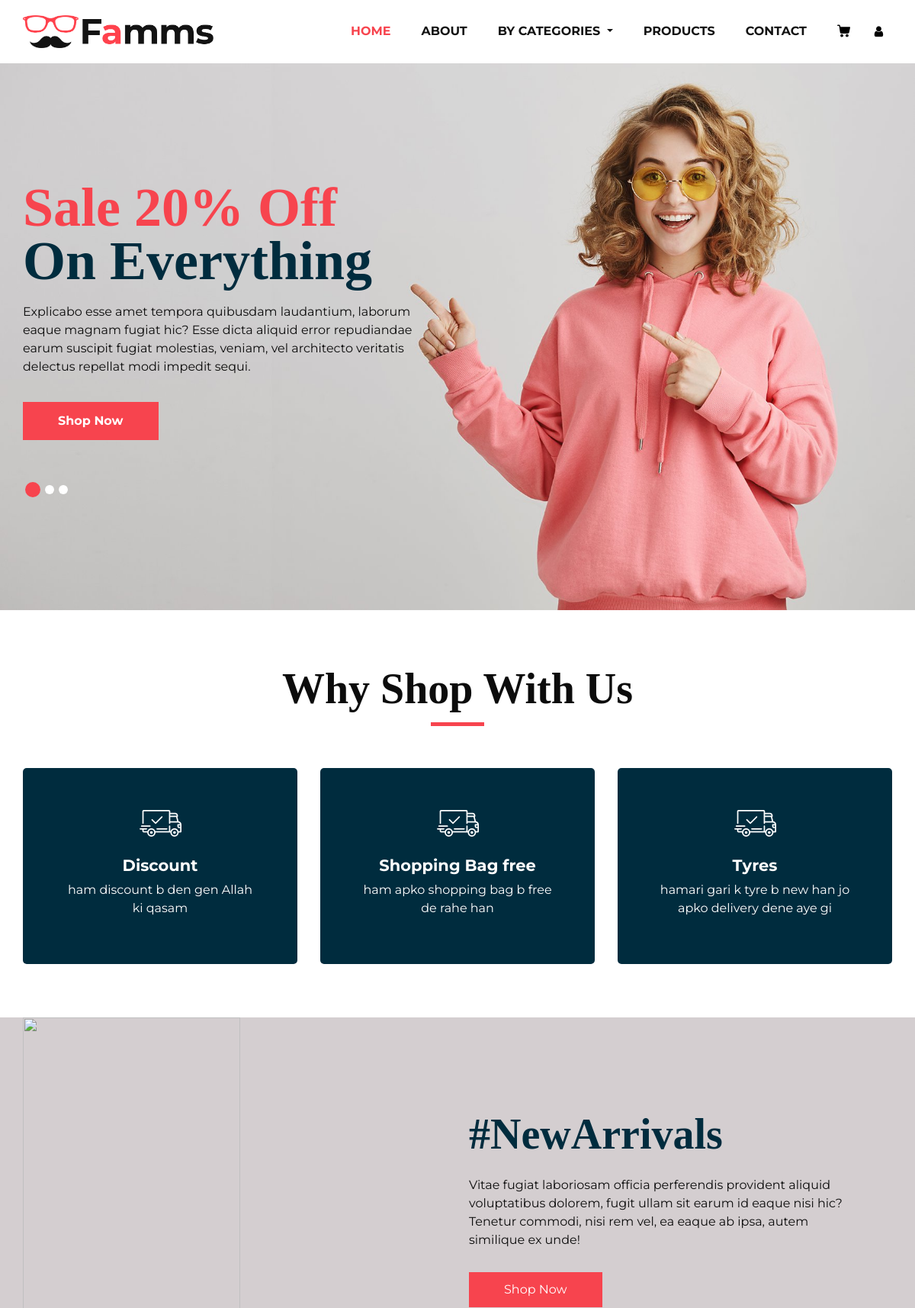
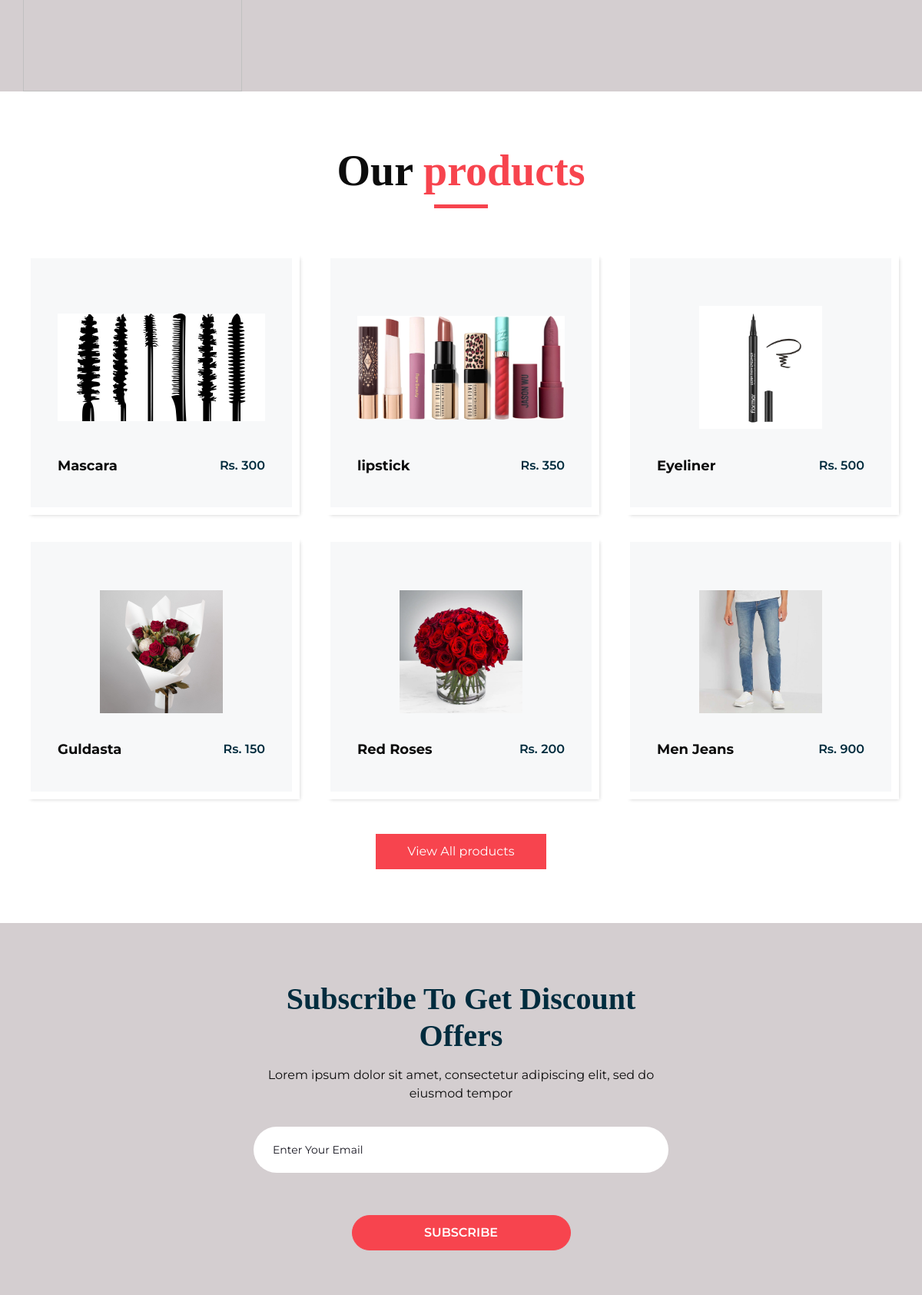
Screenshot of /userTeheme/user/index.php (upper part) with the database file from the repository (2 pictures, top to bottom).
### tables this page shows
CREATE TABLE `about` (
  `id` int(11) NOT NULL,
  `heading` varchar(255) NOT NULL,
  `description` text NOT NULL
);

CREATE TABLE `table_product` (
  `id` int(11) NOT NULL,
  `product_Name` varchar(255) NOT NULL,
  `product_Price` bigint(20) NOT NULL,
  `product_Quantity` tinyint(4) NOT NULL,
  `product_Category` int(11) NOT NULL,
  `product_Image` varchar(255) NOT NULL
);

### userTeheme/user/index.php (the view, shortened to what this page needs)
<?php
include_once '../header.php';
?>
<section class="slider_section ">
       <div class="slider_bg_box">
          <img src="images/slider-bg.jpg" alt="">
       </div>
       <div id="customCarousel1" class="carousel slide" data-ride="carousel">
          <div class="carousel-inner">
             <div class="carousel-item active">
                <div class="container ">
                   <div class="row">
                      <div class="col-md-7 col-lg-6 ">
                         <div class="detail-box">
                            <h1>
                               <span>
                               Sale 20% Off
                               </span>
                               <br>
                               On Everything
                            </h1>
                            <p>
                               Explicabo esse amet tempora quibusdam laudantium, laborum eaque magnam fugiat hic? Esse dicta aliquid error repudiandae earum suscipit fugiat molestias, veniam, vel architecto veritatis delectus repellat modi impedit sequi.
                            </p>
                            <div class="btn-box">
                               <a href="" class="btn1">
                               Shop Now
                               </a>
                            </div>
                         </div>
                      </div>
                   </div>
                </div>
             </div>
          </div>
          <div class="container">
             <ol class="carousel-indicators">
                <li data-target="#customCarousel1" data-slide-to="0" class="active"></li>
                <li data-target="#customCarousel1" data-slide-to="1"></li>
                <li data-target="#customCarousel1" data-slide-to="2"></li>
             </ol>
          </div>
       </div>
    </section>
 </div>
 <section class="why_section layout_padding">
    <div class="container">
       <div class="heading_container heading_center">
          <h2>
             Why Shop With Us
          </h2>
       </div>
       <div class="row">
          <?php
          include_once '../../conn.php';
           $fetch_query = "select * from about order by id desc limit 3";
           $execute = mysqli_query($conn, $fetch_query);
           $row = mysqli_num_rows($execute);
           if($row > 0 ){
             while($data = mysqli_fetch_array($execute)){
                ?>
                    <div class="col-md-4">
             <div class="box ">
                <div class="img-box">
                </div>
                <div class="detail-box">
                   <h5>
                      <?php echo $data[1]; ?>
                   </h5>
                   <p>
                   <?php echo $data[2]; ?>
                   </p>
                </div>
             </div>
          </div>
                <?php
             }
           }
          ?>
       </div>
    </div>
 </section>
 <section class="arrival_section">
    <div class="container">
       <div class="box">
          <div class="arrival_bg_box">
             <img src="images/arrival-bg.png" alt="">
          </div>
          <div class="row">
             <div class="col-md-6 ml-auto">
                <div class="heading_container remove_line_bt">
                   <h2>
                      #NewArrivals
                   </h2>
                </div>
                <p style="margin-top: 20px;margin-bottom: 30px;">
                   Vitae fugiat laboriosam officia perferendis provident aliquid voluptatibus dolorem, fugit ullam sit earum id eaque nisi hic? Tenetur commodi, nisi rem vel, ea eaque ab ipsa, autem similique ex unde!
                </p>
                <a href="">
                Shop Now
                </a>
             </div>
          </div>
       </div>
    </div>
 </section>
 <section class="product_section layout_padding">
    <div class="container">
       <div class="heading_container heading_center">
          <h2>
             Our <span>products</span>
          </h2>
       </div>
       <div class="row">
           <?php
           $select_product = "SELECT * FROM table_product limit 6";
           $execute_product = mysqli_query($conn, $select_product);
           $rows = mysqli_num_rows($execute_product);
           if($rows > 0){
             while($data = mysqli_fetch_array($execute_product)){
                ?>
          <div class="col-sm-6 col-md-4 col-lg-4">
             <div class="box">
                <div class="img-box">
                   <img src="<?php echo $data[5]?>" alt="">
                </div>
                <div class="detail-box">
                   <h5>
                      <?php echo $data[1]?>
                   </h5>
                   <h6>
                  Rs. <?php echo $data[2]?>
                   </h6>
                </div>
             </div>
          </div>
                <?php
             }
           }
           ?>
       </div>
       <div class="btn-box">
          <a href="">
          View All products
          </a>
       </div>
    </div>
 </section>
 <section class="subscribe_section">
    <div class="container-fuild">
       <div class="box">
          <div class="row">
             <div class="col-md-6 offset-md-3">
                <div class="subscribe_form ">
                   <div class="heading_container heading_center">
                      <h3>Subscribe To Get Discount Offers</h3>
                   </div>
                   <p>Lorem ipsum dolor sit amet, consectetur adipiscing elit, sed do eiusmod tempor</p>
                   <form action="">
                      <input type="email" placeholder="Enter your email">
                      <button>
                      subscribe
                      </button>
                   </form>
                </div>
             </div>
          </div>
       </div>
    </div>
 </section>
 <?php
include_once '../footer.php';
?>

### userTeheme/user/css/responsive.css (style rules this page uses)
@media (min-width: 1200px) { .container { max-width: 1170px; } }

### rows the page displays
about: heading "Discount", description "ham discount b den gen Allah ki qasam"
about: heading "Shopping Bag free", description "ham apko shopping bag b free de rahe han"
about: heading "Tyres", description "hamari gari k tyre b new han jo apko delivery dene aye gi"
table_product: product_Image (picture), product_Name "Mascara", product_Price "300"
table_product: product_Image (picture), product_Name "lipstick", product_Price "350"
table_product: product_Image (picture), product_Name "Eyeliner", product_Price "500"
table_product: product_Image (picture), product_Name "Guldasta", product_Price "150"
table_product: product_Image (picture), product_Name "Red Roses", product_Price "200"
table_product: product_Image (picture), product_Name "Men Jeans", product_Price "900"
